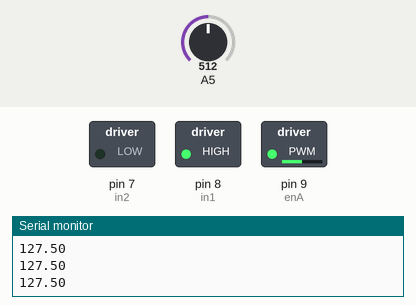
This sketch was run on a simulated Arduino Uno, built with avr-gcc and run on an emulated ATmega328P. On the bench: switched loads named in the sketch (green lamp = pin HIGH), the last lines printed to the serial monitor. The inputs (shaded band) are chosen by the test bench; at power-on: A5 = 512.

Above: at 1.2 s.
1.3 s: A5 set to 716
At 2.0 s:
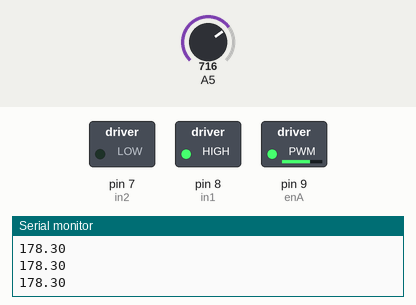
2.8 s: A5 set to 900
At 3.7 s:
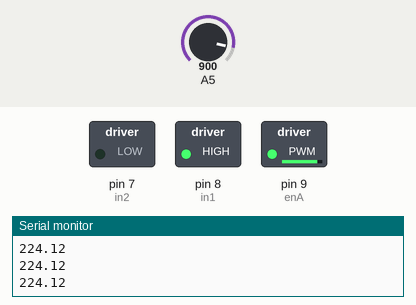
4.3 s: A5 set to 246
At 5.0 s:
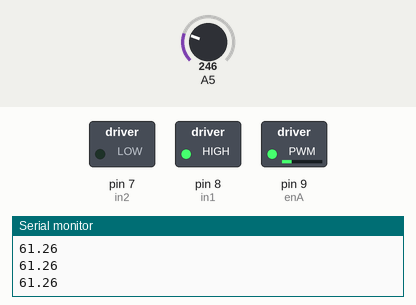
5.8 s: A5 set to 0
At 6.1 s:
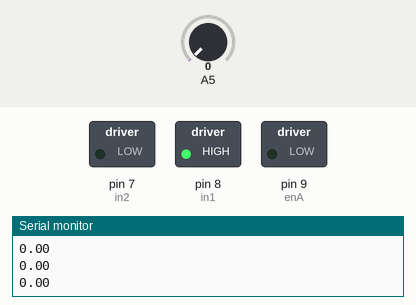
7.3 s: A5 set to 511
At 7.9 s:
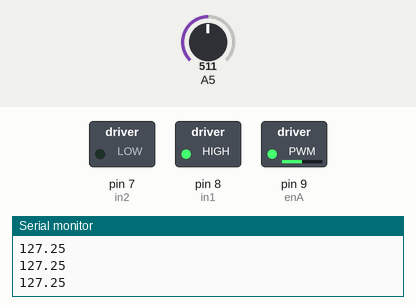
Timing chart, 0 to 9.8 s (numbered marks = the images above; inputs shaded):
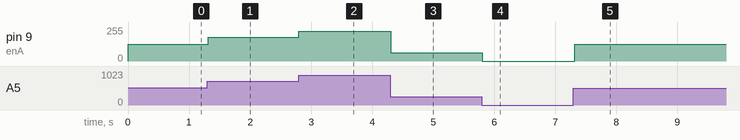

The sketch:

DC_Motor.ino
```cpp
// Motor A connections
int enA = 9;
int in1 = 8;
int in2 = 7;

float lettura = 0;

const float costanteMoltiplicazione = 0.249023;

float outputDigitale = 0;


void setup() {
  pinMode(enA, OUTPUT);
  pinMode(in1, OUTPUT);
  pinMode(in2, OUTPUT);

  Serial.begin(9600);
  	digitalWrite(in1, LOW);
	digitalWrite(in2, LOW);

  	digitalWrite(in1, HIGH);
	digitalWrite(in2, LOW);
}

void loop() {
  lettura = analogRead(5);

  outputDigitale = lettura * costanteMoltiplicazione;
  Serial.println(outputDigitale);
  analogWrite(enA, outputDigitale);
  delay(20);
}


void activateMotor(){
  lettura = analogRead(0);

  outputDigitale = lettura * 0.249023;

  analogWrite(enA, outputDigitale);
}

void directionControl(){
  analogWrite(enA, 255);

  digitalWrite(in1, HIGH);
	digitalWrite(in2, LOW);
  delay(2000);

  //digitalWrite(in1, LOW);
	//digitalWrite(in2, HIGH);
  //delay(2000);

  digitalWrite(in1, LOW);
	digitalWrite(in2, LOW);
}

void speedControl() {
	// Turn on motors
	digitalWrite(in1, HIGH);
	digitalWrite(in2, LOW);

	// Accelerate from zero to maximum speed
	for (int i = 0; i < 256; i++) {
		analogWrite(enA, i);
		delay(20);
	}

	// Decelerate from maximum speed to zero
	for (int i = 255; i >= 0; --i) {
		analogWrite(enA, i);
		delay(20);
	}

	// Now turn off motors
	digitalWrite(in1, LOW);
	digitalWrite(in2, LOW);
}
```

Measured:
- after the input at 1.3 s, pin 9 (enA): 127/255 → 178/255 at once
- after the input at 2.8 s, pin 9 (enA): 178/255 → 224/255 at once
- after the input at 4.3 s, pin 9 (enA): 224/255 → 61/255 at once
- after the input at 5.8 s, pin 9 (enA): 61/255 → 0/255 at once
- after the input at 7.3 s, pin 9 (enA): 0/255 → 127/255 at once
